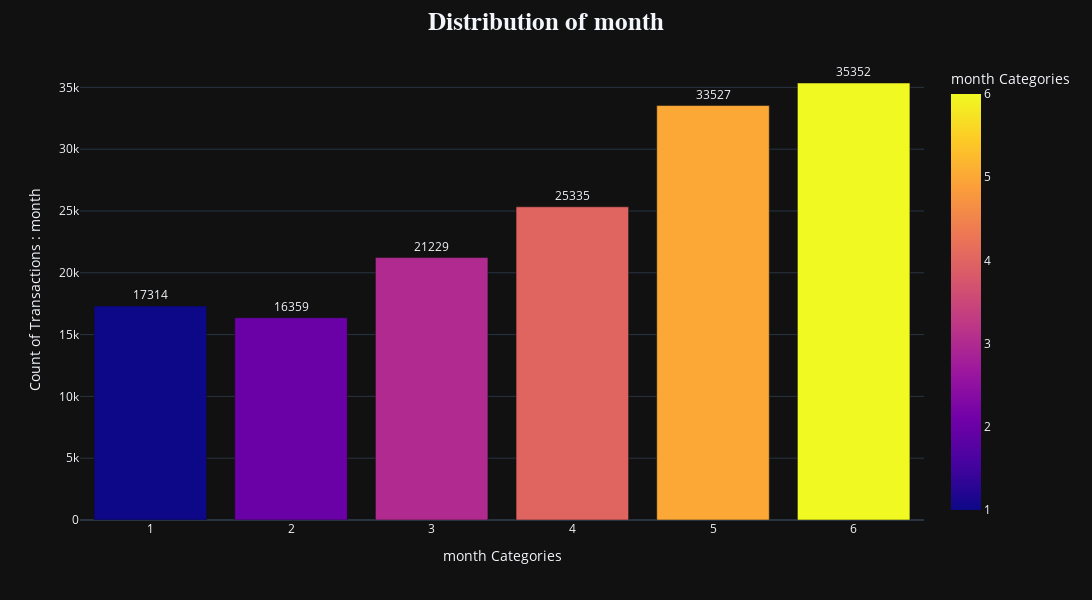

Notebook source saved alongside this figure:
### Markdown cell above
# working with `month` column

### Code cell
univariate_ploting(df, 'month')

### Figure 1 — Plotly figure (JSON) as saved in the notebook; plotly's stock layout.template omitted (floating-point values rounded to 4 significant figures)
{"data": [{"alignmentgroup": "True", "hovertemplate": "month Categories=%{marker.color}<br>Count of Transactions : month=%{text}<extra></extra>", "legendgroup": "", "marker": {"color": [6, 5, 4, 3, 1, 2], "coloraxis": "coloraxis", "pattern": {"shape": ""}}, "name": "", "offsetgroup": "", "orientation": "v", "showlegend": false, "text": [35352, 33527, 25335, 21229, 17314, 16359], "textposition": "outside", "type": "bar", "x": [6, 5, 4, 3, 1, 2], "xaxis": "x", "y": [35352, 33527, 25335, 21229, 17314, 16359], "yaxis": "y"}], "layout": {"barmode": "relative", "coloraxis": {"colorbar": {"title": {"text": "month Categories"}}, "colorscale": [[0, "#0d0887"], [0.1111, "#46039f"], [0.2222, "#7201a8"], [0.3333, "#9c179e"], [0.4444, "#bd3786"], [0.5556, "#d8576b"], [0.6667, "#ed7953"], [0.7778, "#fb9f3a"], [0.8889, "#fdca26"], [1, "#f0f921"]]}, "height": 600, "legend": {"tracegroupgap": 0}, "margin": {"t": 60}, "title": {"font": {"family": "Times New Roman", "size": 25}, "text": "<b>Distribution of month</b>", "x": 0.5}, "width": 1200, "xaxis": {"anchor": "y", "domain": [0, 1], "title": {"text": "month Categories"}}, "yaxis": {"anchor": "x", "domain": [0, 1], "title": {"text": "Count of Transactions : month"}}}}
